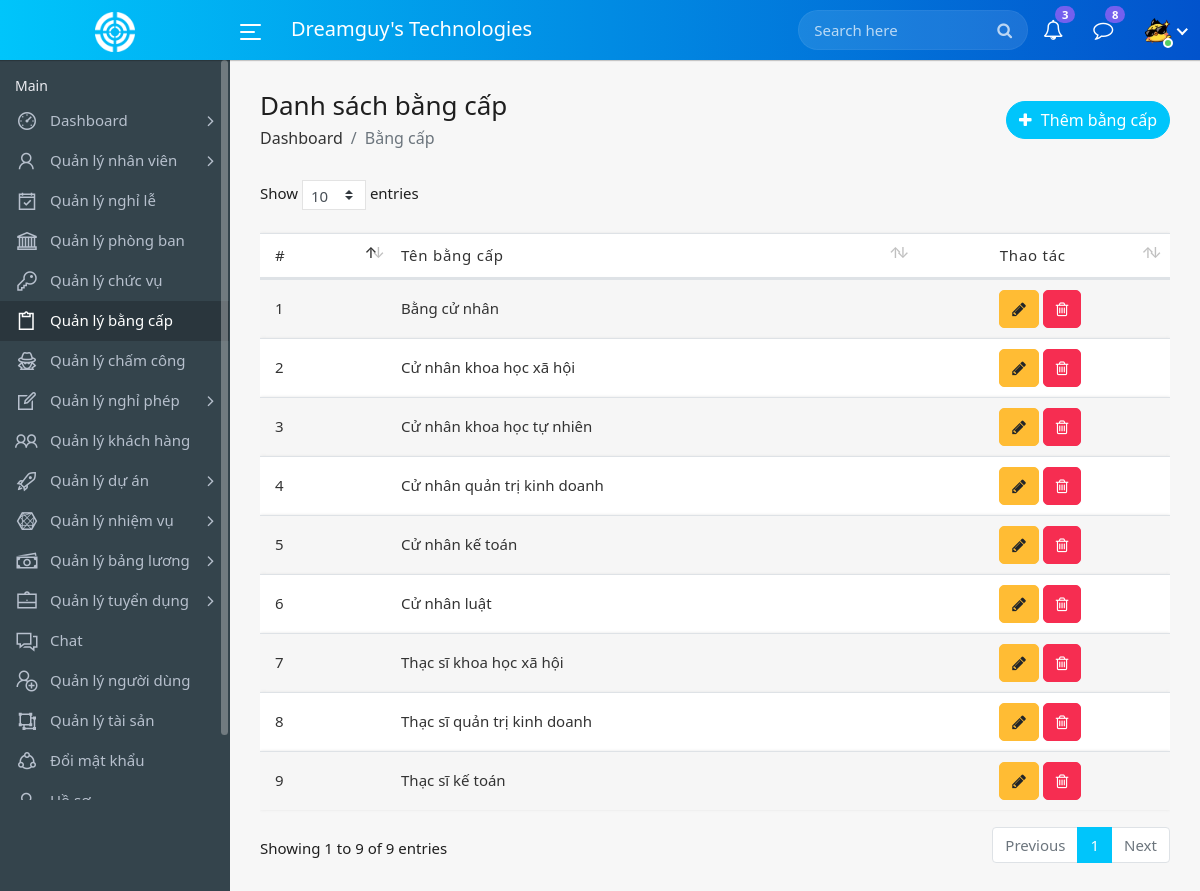
The app's page /certificates.php (signed in) with its own data.
### tables this page shows
CREATE TABLE `users` (
  `id` int(11) NOT NULL,
  `name` varchar(200) NOT NULL,
  `email` varchar(100) NOT NULL,
  `password` varchar(200) NOT NULL,
  `avatar` varchar(255) NOT NULL,
  `role` int(11) NOT NULL,
  `status` int(11) NOT NULL,
  `employee_id` int(11) DEFAULT NULL,
  `created_at` timestamp NOT NULL DEFAULT current_timestamp()
);

CREATE TABLE `certificates` (
  `id` int(11) NOT NULL,
  `name` varchar(255) NOT NULL,
  `create_at` timestamp NOT NULL DEFAULT current_timestamp()
);

### class/certificate.php (called while the page is built, shortened)
<?php
class Certificate {
    private $dbh;
    public function __construct($dbh) {
        $this->dbh = $dbh;
    }
    public function viewAllCertificates() {
        try {
            $query = "SELECT * FROM certificates";
            $stmt = $this->dbh->prepare($query);
            $stmt->execute();
            return $stmt->fetchAll(PDO::FETCH_ASSOC);
        } catch (PDOException $e) {
            echo "Error: " . $e->getMessage();
            return false;
        }
    }
}
?>

### certificates.php (the view, shortened to what this page needs)
<?php
include_once('includes/config.php');
include_once('class/certificate.php');
$certificateObj = new Certificate($dbh);
?>
<!DOCTYPE html>
<html lang="en">
    <head>
        <link rel="stylesheet" href="assets/css/bootstrap.min.css">
        <link rel="stylesheet" href="assets/css/font-awesome.min.css">
		<link rel="stylesheet" href="assets/css/line-awesome.min.css">
		<link rel="stylesheet" href="assets/css/dataTables.bootstrap4.min.css">
		<link rel="stylesheet" href="assets/css/select1.min.css">
        <link rel="stylesheet" href="assets/css/style.css">
		<link rel="stylesheet" type="text/css"
        href="https://cdn.datatables.net/buttons/2.2.2/css/buttons.dataTables.min.css">
    </head>
    <body>
        <div class="main-wrapper">
			<?php include_once("includes/header.php");?>
            <?php include_once("includes/sidebar.php");?>
            <div class="page-wrapper">
                <div class="content container-fluid">
					<div class="page-header">
						<div class="row align-items-center">
							<div class="col">
								<h3 class="page-title">Danh sách bằng cấp</h3>
								<ul class="breadcrumb">
									<li class="breadcrumb-item"><a href="index.php">Dashboard</a></li>
									<li class="breadcrumb-item active">Bằng cấp</li>
								</ul>
							</div>
							<div class="col-auto float-right ml-auto">
								<a href="#" class="btn add-btn" data-toggle="modal" data-target="#add_certificate"><i class="fa fa-plus"></i> Thêm bằng cấp</a>
							</div>
						</div>
					</div>
					<div class="row">
						<div class="col-md-12">
							<div class="table-responsive">
								<table class="table table-striped custom-table datatable">
									<thead>
										<tr>
											<th>#</th>
											<th>Tên bằng cấp</th>
											<th class="text-center">Thao tác</th>
										</tr>
									</thead>
									<tbody>
									<?php
									$results = $certificateObj->viewAllCertificates();
										$cnt=1;
										if($results)
										{
										foreach($results as $row)
										{
									?>
										<tr>
											<td><?=$cnt?></td>
											<td><?php echo htmlentities($row["name"]); ?></td>
											<td class="text-center">
												<a class="btn btn-warning editbtn" href="#" data-toggle="modal" data-target="#edit_certificate" data-id="<?=$row["id"]?>"
												data-name="<?=$row["name"]?>"><i class="fa fa-pencil"></i> </a>
												<a class="btn btn-danger" href="#" data-toggle="modal" data-target="#delete_certificate_<?=$row["id"]?>"><i class="fa fa-trash-o"></i> </a>
											</td>
										</tr>
									<?php $cnt+=1; }}?>
											</tbody>
								</table>
							</div>
						</div>
					</div>
                </div>
            </div>
        </div>
    </body>
</html>

### includes/header.php (shortened to what this page needs)
<div class="header">
    <div class="header-left">
        <a href="index.php" class="logo">
            <img src="assets/img/logo.png" width="40" height="40" alt="">
        </a>
    </div>
    <a id="toggle_btn" href="javascript:void(0);">
        <span class="bar-icon">
            <span></span>
            <span></span>
            <span></span>
        </span>
    </a>
    <div class="page-title-box">
        <h3>Dreamguy's Technologies</h3>
    </div>
    <ul class="nav user-menu">
        <li class="nav-item">
            <div class="top-nav-search">
                <form action="search.php">
                    <input class="form-control" type="text" placeholder="Search here">
                    <button class="btn" type="submit"><i class="fa fa-search"></i></button>
                </form>
            </div>
        </li>
        <li class="nav-item dropdown">
            <a href="#" class="dropdown-toggle nav-link" data-toggle="dropdown">
                <i class="fa fa-bell-o"></i> <span class="badge badge-pill">3</span>
            </a>
        </li>
        <li class="nav-item dropdown">
            <a href="#" class="dropdown-toggle nav-link" data-toggle="dropdown">
                <i class="fa fa-comment-o"></i> <span class="badge badge-pill">8</span>
            </a>
        </li>
        <?php
	 $sql = "SELECT * FROM users WHERE id = :id";
	 $query = $dbh->prepare($sql);
	 $query->bindParam(':id', $_SESSION["user_id"]);
	 $query->execute();
	 $result = $query->fetch(PDO::FETCH_ASSOC);
		?>
        <li class="nav-item dropdown has-arrow main-drop">
            <a href="#"  class="nav-link dropdown-toggle" data-toggle="dropdown" aria-expanded="false">
                <span class="user-img"> <span class="user-img">
                        <?php if (substr($result["avatar"], 0, 5) === 'https'): ?>
                        <img src="<?php echo htmlentities($result["avatar"]); ?>" alt="Avatar">
                        <?php else: ?>
                        <img src="upload/users/<?php echo htmlentities($result["avatar"]); ?>" alt="Avatar">
                        <?php endif; ?>
                        <span class="status online"></span></span>
            </a>
        </li>
    </ul>
</div>

### records on screen
users: avatar (picture)
certificates: name "Bằng cử nhân"
certificates: name "Cử nhân khoa học xã hội"
certificates: name "Cử nhân khoa học tự nhiên"
certificates: name "Cử nhân quản trị kinh doanh"
certificates: name "Cử nhân kế toán"
certificates: name "Cử nhân luật"
certificates: name "Thạc sĩ khoa học xã hội"
certificates: name "Thạc sĩ quản trị kinh doanh"
certificates: name "Thạc sĩ kế toán"
